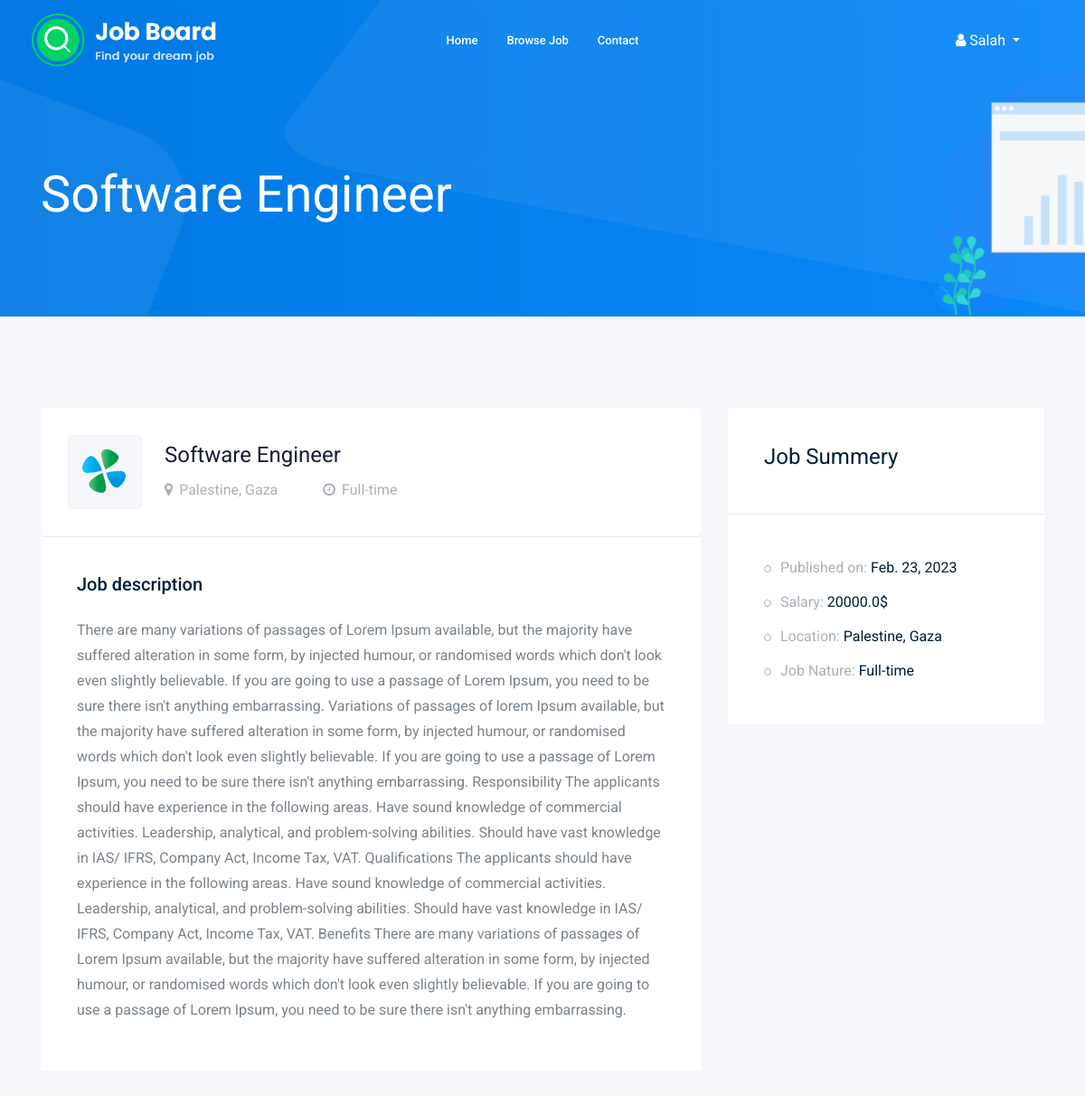
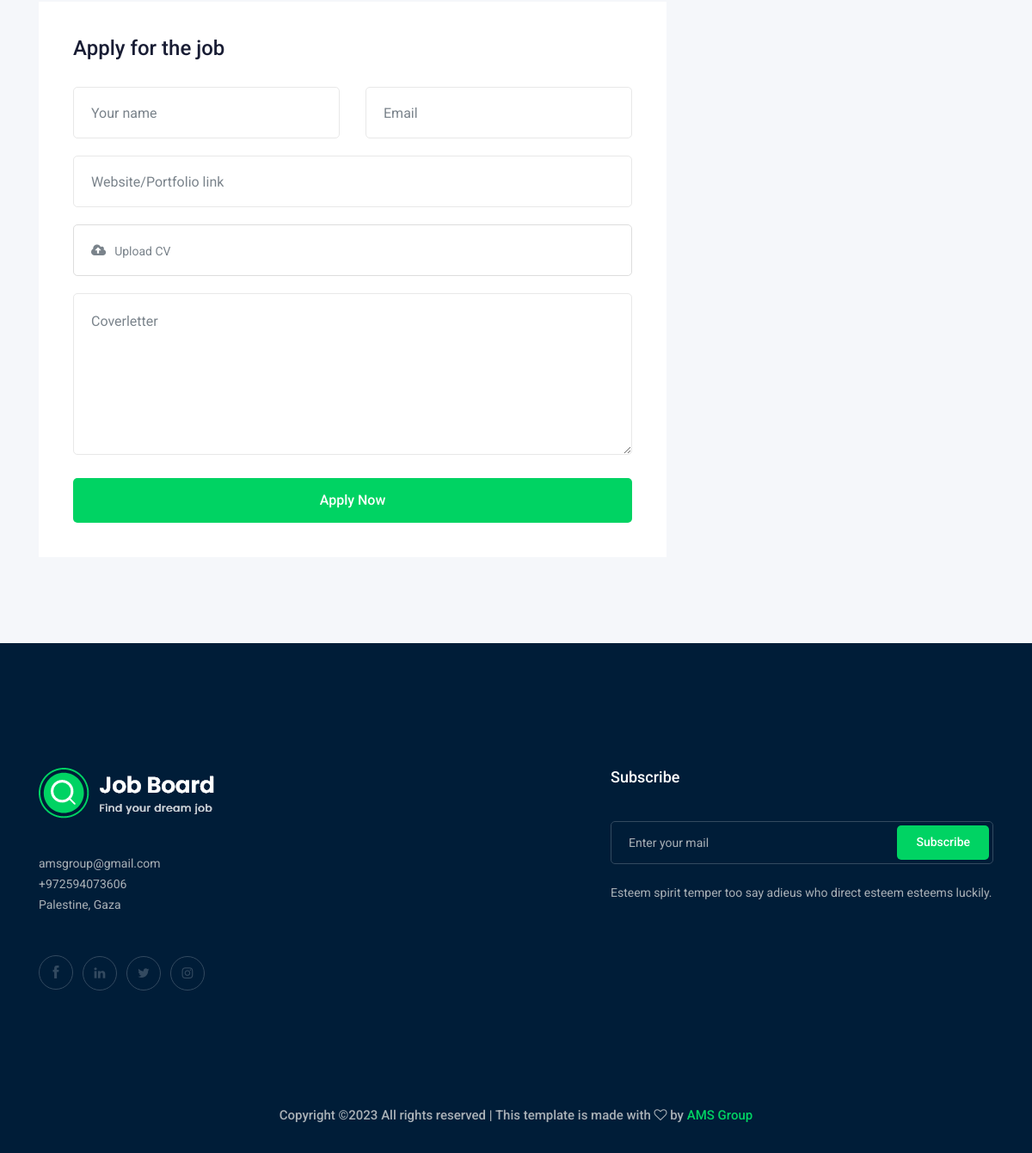
The page /job/1/ (signed in) on the database its author committed (2 pictures, top to bottom).
### job/models.py (models this page shows, shortened)
class job(models.Model):
    title = models.CharField(max_length=30)
    description = models.TextField(max_length=6000)
    created_at = models.DateTimeField(auto_now_add=True)
    deadline = models.DateTimeField()
    salary = models.FloatField(blank=True)
    category = models.ForeignKey(category, on_delete=models.CASCADE)
    created_by = models.ForeignKey(customer, on_delete=models.CASCADE)
    cover = models.ImageField(upload_to="img/post/", null=True)
    job_nature = models.CharField(max_length=30, null=True)

class customer(models.Model):
    user = models.OneToOneField(User, on_delete=models.CASCADE)
    card = models.IntegerField()
    country = models.CharField(max_length=100)
    image = models.ImageField(upload_to="img/customer/", null=True)

### job/views.py (the view, shortened to what this page needs)
# urls.py: path('job/<int:pk>/', views.job_details, name="job_details"),
@login_required
def job_details(request, pk):
    job = jobs.objects.get(pk=pk)
    users = customer.objects.get(pk=pk)
    context = {"job": job, "users": users}
    return render(request, "pages/job_details.html", context)

### templates/pages/job_details.html (shortened to what this page needs)
{% extends 'base.html' %}
{% load static %}
{% block header %}{% include "includes/header.html" %}{% endblock %}
{% block content %}
    <div class="bradcam_area bradcam_bg_1">
        <div class="container h-50">
            <div class="row ">
                <div class="col-xl-12">
                    <div class="bradcam_text">
                        <h3>{{job.title}}</h3>
                    </div>
                </div>
            </div>
        </div>
    </div>
    <div class="job_details_area">
        <div class="container">
            <div class="row">
                <div class="col-lg-8">
                    <div class="job_details_header">
                        <div class="single_jobs white-bg d-flex justify-content-between">
                            <div class="jobs_left d-flex align-items-center">
                                <div class="thumb">
                                    <img src="{% static 'img/svg_icon/1.svg' %}" alt="">
                                </div>
                                <div class="jobs_conetent">
                                    <h4>{{job.title}}</h4>
                                    <div class="links_locat d-flex align-items-center">
                                        <div class="location">
                                            <p> <i class="fa fa-map-marker"></i>{{ users.country }}</p>
                                        </div>
                                        <div class="location">
                                            <p> <i class="fa fa-clock-o"></i>{{ job.job_nature }}</p>
                                        </div>
                                    </div>
                                </div>
                            </div>
                        </div>
                    </div>
                    <div class="descript_wrap white-bg">
                        <div class="single_wrap">
                            <h4>Job description</h4>
                            <p>{{ job.description }}</p>
                        </div>
                    </div>
                    <div class="apply_job_form white-bg">
                        <h4>Apply for the job</h4>
                        <form method="post" enctype="multipart/form-data" >
                            <div class="row">
                                <div class="col-md-6">
                                    <div class="input_field">
                                        <input type="text" placeholder="Your name" name="username" required>
                                    </div>
                                </div>
                                <div class="col-md-6">
                                    <div class="input_field">
                                        <input type="email" placeholder="Email" name="email" required>
                                    </div>
                                </div>
                                <div class="col-md-12">
                                    <div class="input_field">
                                        <input type="text" placeholder="Website/Portfolio link" name="link" required>
                                    </div>
                                </div>
                                <div class="col-md-12">
                                    <div class="input-group">
                                        <div class="input-group-prepend">
                                            <button name="cv" type="button" id="inputGroupFileAddon03" ><i class="fa fa-cloud-upload" aria-hidden="true" required></i>
                                            </button>
                                        </div>
                                        <div class="custom-file">
                                            <label class="custom-file-label" name="cv" for="inputGroupFile03" >Upload CV</label>
                                        </div>
                                    </div>
                                </div>
                                <div class="col-md-12">
                                    <div class="input_field">
                                        <textarea name="coverletter" id="" cols="30" rows="10" placeholder="Coverletter" required></textarea>
                                    </div>
                                </div>
                                <div class="col-md-12">
                                    <div class="submit_btn">
                                        <button class="boxed-btn3 w-100" type="submit">Apply Now</button>
                                    </div>
                                </div>
                            </div>
                        </form>
                    </div>
                </div>
                <div class="col-lg-4">
                    <div class="job_sumary">
                        <div class="summery_header">
                            <h3>Job Summery</h3>
                        </div>
                        <div class="job_content">
                            <ul>
                                <li>Published on: <span>{{ job.created_at.date }}</span></li>
                                <li>Salary: <span>{{ job.salary }}$</span></li>
                                <li>Location: <span>{{ users.country }}</span></li>
                                <li>Job Nature: <span>{{ job.job_nature }}</span></li>
                            </ul>
                        </div>
                    </div>
                </div>
            </div>
        </div>
    </div>
{% endblock %}
{% block footer %}{% include "includes/footer.html" %}{% endblock  %}

### templates/includes/header.html (shortened to what this page needs)
{% load static %}
<header>
    <div class="header-area">
        <div id="sticky-header" class="main-header-area">
            <div class="container-fluid ">
                <div class="header_bottom_border">
                    <div class="row align-items-center">
                        <div class="col-xl-3 col-lg-2">
                            <div class="logo">
                                <a href="{% url 'index' %}">
                                    <img src="{% static 'img/logo.png' %}" alt="">
                                </a>
                            </div>
                        </div>
                        <div class="col-xl-6 col-lg-7">
                            <div class="main-menu  d-none d-lg-block">
                                <nav>
                                    <ul id="navigation">
                                        <li><a href="{% url 'index' %}">home</a></li>
                                        <li><a href="{% url 'browse_more_job' %}">Browse Job</a></li>
                                        <li><a href="#footer">Contact</a></li>
                                    </ul>
                                </nav>
                            </div>
                        </div>
                        {% if user.is_authenticated %}
                            <ul class="navbar-nav ml-auto mr-5 ">
                                <li class="nav-item dropdown">
                                    <a class="nav-link dropdown-toggle text-white p-1" href="#" id="userMenu" data-toggle="dropdown" aria-haspopup="true" aria-expanded="false">
                                        <i class="fa fa-user"></i> {{ user.username }}
                                    </a>
                                </li>
                            </ul>
                        {% endif %}
                        <div class="col-12">
                        </div>
                    </div>
                </div>
            </div>
        </div>
    </div>
</header>

### rows shown on the page
job: title "Software Engineer", job_nature "Full-time", description "There are many variations of passages of Lorem Ipsum available, but the majority have suffered alteration in some form, by injected humour, or randomised words which don't look even slightly believable. If you are going to use a passage of Lorem Ipsum, you need to be sure there isn't anything embarrassing. Variations of passages of lorem Ipsum available, but the majority have suffered alteration in some form, by injected humour, or randomised words which don't look even slightly believable. If you are going to use a passage of Lorem Ipsum, you need to be sure there isn't anything embarrassing. Responsibility The applicants should have experience in the following areas. Have sound knowledge…", created_at "Feb. 23, 2023", salary "20000.0"
customer: country "Palestine, Gaza"

### other values the page prints
{{ user.username }} "Salah"
